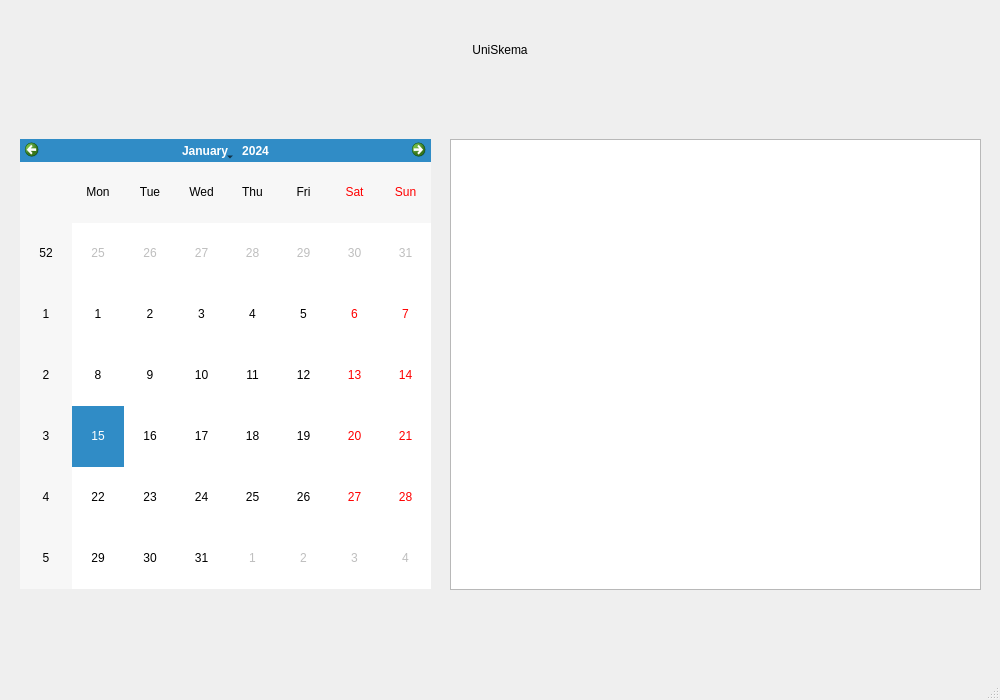
<?xml version="1.0" encoding="UTF-8"?>
<ui version="4.0">
 <class>MainWindow</class>
 <widget class="QMainWindow" name="MainWindow">
  <property name="geometry">
   <rect>
    <x>0</x>
    <y>0</y>
    <width>1000</width>
    <height>700</height>
   </rect>
  </property>
  <property name="sizePolicy">
   <sizepolicy hsizetype="Fixed" vsizetype="Fixed">
    <horstretch>0</horstretch>
    <verstretch>0</verstretch>
   </sizepolicy>
  </property>
  <property name="minimumSize">
   <size>
    <width>1000</width>
    <height>700</height>
   </size>
  </property>
  <property name="maximumSize">
   <size>
    <width>1000</width>
    <height>700</height>
   </size>
  </property>
  <property name="windowTitle">
   <string>MainWindow</string>
  </property>
  <widget class="QWidget" name="centralwidget">
   <widget class="QLabel" name="label">
    <property name="geometry">
     <rect>
      <x>0</x>
      <y>0</y>
      <width>1000</width>
      <height>100</height>
     </rect>
    </property>
    <property name="styleSheet">
     <string notr="true">font: 500 30pt;</string>
    </property>
    <property name="text">
     <string>UniSkema</string>
    </property>
    <property name="alignment">
     <set>Qt::AlignCenter</set>
    </property>
   </widget>
   <widget class="QCalendarWidget" name="calendarWidget2">
    <property name="geometry">
     <rect>
      <x>20</x>
      <y>139</y>
      <width>411</width>
      <height>450</height>
     </rect>
    </property>
   </widget>
   <widget class="QListWidget" name="ScheduleList">
    <property name="geometry">
     <rect>
      <x>450</x>
      <y>139</y>
      <width>531</width>
      <height>451</height>
     </rect>
    </property>
   </widget>
  </widget>
  <widget class="QMenuBar" name="menubar">
   <property name="geometry">
    <rect>
     <x>0</x>
     <y>0</y>
     <width>1000</width>
     <height>22</height>
    </rect>
   </property>
  </widget>
  <widget class="QStatusBar" name="statusbar"/>
 </widget>
 <resources/>
 <connections/>
</ui>
